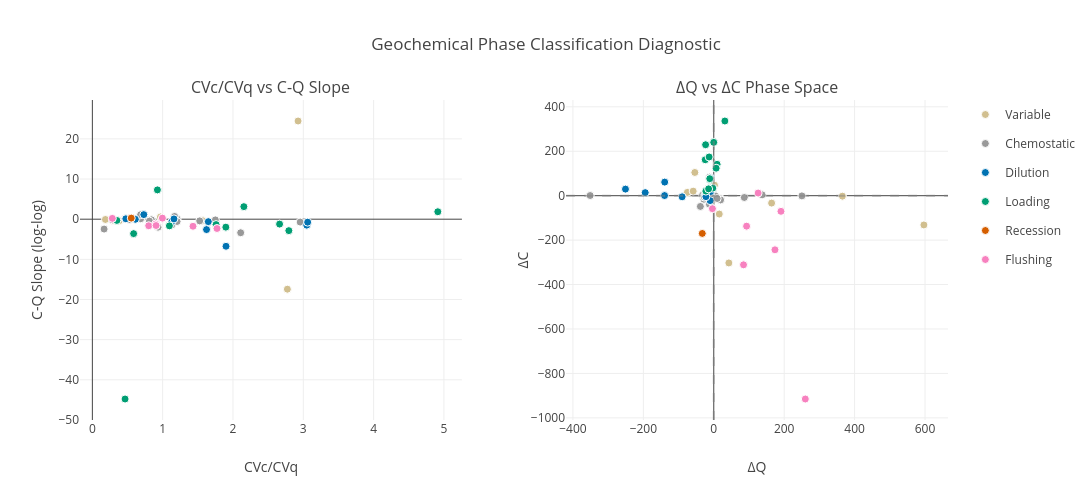

Notebook code for this chart:
### Code cell
#further plots
figcvc = gcs.create_diagnostic_plot(classified)
figcvc.show()
#figcvc.write_image('cvc_cvq_PLI.pdf',width=1200,height=400)

### Figure 1 — Plotly figure (JSON) as saved in the notebook; plotly's stock layout.template omitted (floating-point values rounded to 4 significant figures)
{"data": [{"customdata": [["C4", "PLI", "2022-05-12T00:00:00", 0], ["C4", "PLI", "2022-08-29T00:00:00", 5], ["C4", "PLI", "2022-09-01T00:00:00", 6], ["C4", "PLI", "2023-01-25T00:00:00", 11], ["A12", "PLI", "2022-05-12T00:00:00", 0], ["A12", "PLI", "2022-08-29T00:00:00", 6], ["A12", "PLI", "2022-09-01T00:00:00", 7], ["A12", "PLI", "2022-12-20T00:00:00", 12], ["A12", "PLI", "2023-01-25T00:00:00", 13], ["A12", "PLI", "2023-02-21T00:00:00", 15], ["B3", "PLI", "2022-05-12T00:00:00", 0], ["B3", "PLI", "2022-06-07T00:00:00", 1], ["B4", "PLI", "2022-05-12T00:00:00", 0]], "hovertemplate": "<b>%{customdata[0]}</b><br><br>compound: %{customdata[1]}<br>start: %{customdata[2]}<br>segment: %{customdata[3]}<br>CVc_CVq: %{x:.3f}<br>cq_slope_loglog: %{y:.3f}<br><extra></extra>", "legendgroup": "V", "marker": {"color": "#d1bf8f", "line": {"color": "white", "width": 1}, "opacity": 1, "size": 8, "symbol": "circle"}, "mode": "markers", "name": "Variable", "showlegend": true, "type": "scatter", "x": [null, 2.774, 2.926, 0.1858, null, 0.968, 1.562, 0.3802, 0.2948, 1.118, null, null, null], "xaxis": "x", "y": [-2.203, -17.43, 24.45, -0.06855, -0.2307, 0.5459, -0.3318, -0.3917, -0.3389, -1.551, -1.346, 10.93, -3.765], "yaxis": "y"}, {"customdata": [["C4", "PLI", "2022-06-07T00:00:00", 1], ["C4", "PLI", "2022-06-28T00:00:00", 2], ["C4", "PLI", "2022-07-19T00:00:00", 3], ["C4", "PLI", "2022-08-12T00:00:00", 4], ["C4", "PLI", "2022-10-13T00:00:00", 8], ["C4", "PLI", "2022-11-02T00:00:00", 9], ["C4", "PLI", "2022-11-29T00:00:00", 10], ["C4", "PLI", "2023-02-09T00:00:00", 12], ["C4", "PLI", "2023-02-21T00:00:00", 13], ["C4", "PLI", "2023-03-21T00:00:00", 14], ["A12", "PLI", "2022-06-07T00:00:00", 1], ["A12", "PLI", "2022-06-28T00:00:00", 2], ["A12", "PLI", "2022-06-30T00:00:00", 3], ["A12", "PLI", "2022-08-12T00:00:00", 5], ["B3", "PLI", "2022-06-28T00:00:00", 2], ["B3", "PLI", "2022-06-30T00:00:00", 3], ["B3", "PLI", "2022-08-12T00:00:00", 5], ["B3", "PLI", "2022-08-29T00:00:00", 6], ["B3", "PLI", "2022-09-01T00:00:00", 7], ["B4", "PLI", "2022-07-19T00:00:00", 4], ["B4", "PLI", "2022-09-22T00:00:00", 7]], "hovertemplate": "<b>%{customdata[0]}</b><br><br>compound: %{customdata[1]}<br>start: %{customdata[2]}<br>segment: %{customdata[3]}<br>CVc_CVq: %{x:.3f}<br>cq_slope_loglog: %{y:.3f}<br><extra></extra>", "legendgroup": "C", "marker": {"color": "#999999", "line": {"color": "white", "width": 1}, "opacity": 1, "size": 8, "symbol": "circle"}, "mode": "markers", "name": "Chemostatic", "showlegend": true, "type": "scatter", "x": [null, 1.749, 2.956, 0.9341, 2.109, 1.206, 0.6871, 0.1669, 0.2847, 0.5262, null, null, 0.6866, 1.128, null, 1.527, 1.204, 0.8401, 0.8118, 1.169, 0.4654], "xaxis": "x", "y": [5.107, -0.1847, -0.7166, -1.993, -3.372, 0.03463, 0.109, -2.461, -0.1429, -0.07606, -2.466, -0.2216, 1.117, -1.471, -1.187, -0.4214, -0.5775, -0.1641, -0.4723, 0.6862, 0.1168], "yaxis": "y"}, {"customdata": [["C4", "PLI", "2022-09-22T00:00:00", 7], ["A12", "PLI", "2022-07-19T00:00:00", 4], ["A12", "PLI", "2023-02-09T00:00:00", 14], ["A12", "PLI", "2023-03-21T00:00:00", 16], ["B3", "PLI", "2022-07-19T00:00:00", 4], ["B3", "PLI", "2023-03-21T00:00:00", 16], ["B4", "PLI", "2022-06-07T00:00:00", 1], ["B4", "PLI", "2022-08-12T00:00:00", 5], ["B4", "PLI", "2022-08-29T00:00:00", 6], ["B4", "PLI", "2023-02-09T00:00:00", 13], ["B4", "PLI", "2023-03-21T00:00:00", 15]], "hovertemplate": "<b>%{customdata[0]}</b><br><br>compound: %{customdata[1]}<br>start: %{customdata[2]}<br>segment: %{customdata[3]}<br>CVc_CVq: %{x:.3f}<br>cq_slope_loglog: %{y:.3f}<br><extra></extra>", "legendgroup": "D", "marker": {"color": "#0072B2", "line": {"color": "white", "width": 1}, "opacity": 1, "size": 8, "symbol": "circle"}, "mode": "markers", "name": "Dilution", "showlegend": true, "type": "scatter", "x": [3.049, 1.624, 0.6111, 1.131, 1.901, 1.649, null, 0.7316, 0.4762, 1.161, 3.062], "xaxis": "x", "y": [-1.481, -2.587, -0.02487, -0.5917, -6.743, -0.6173, -1.54, 1.138, 0.1014, 0.06893, -0.7417], "yaxis": "y"}, {"customdata": [["A12", "PLI", "2022-09-22T00:00:00", 8], ["A12", "PLI", "2022-11-02T00:00:00", 10], ["B3", "PLI", "2022-09-22T00:00:00", 8], ["B3", "PLI", "2022-10-13T00:00:00", 9], ["B3", "PLI", "2022-11-02T00:00:00", 10], ["B3", "PLI", "2022-11-29T00:00:00", 11], ["B4", "PLI", "2022-06-28T00:00:00", 2], ["B4", "PLI", "2022-06-30T00:00:00", 3], ["B4", "PLI", "2022-10-13T00:00:00", 8], ["B4", "PLI", "2022-11-02T00:00:00", 9], ["B4", "PLI", "2022-11-29T00:00:00", 10], ["B4", "PLI", "2022-12-20T00:00:00", 11]], "hovertemplate": "<b>%{customdata[0]}</b><br><br>compound: %{customdata[1]}<br>start: %{customdata[2]}<br>segment: %{customdata[3]}<br>CVc_CVq: %{x:.3f}<br>cq_slope_loglog: %{y:.3f}<br><extra></extra>", "legendgroup": "L", "marker": {"color": "#009E73", "line": {"color": "white", "width": 1}, "opacity": 1, "size": 8, "symbol": "circle"}, "mode": "markers", "name": "Loading", "showlegend": true, "type": "scatter", "x": [1.759, 0.4652, 0.3488, 0.587, 1.096, 2.155, null, 2.663, 0.9252, 1.898, 2.794, 4.913], "xaxis": "x", "y": [-1.336, -44.77, -0.3128, -3.598, -1.661, 3.119, -4.524, -1.218, 7.295, -1.982, -2.852, 1.854], "yaxis": "y"}, {"customdata": [["A12", "PLI", "2022-10-13T00:00:00", 9]], "hovertemplate": "<b>%{customdata[0]}</b><br><br>compound: %{customdata[1]}<br>start: %{customdata[2]}<br>segment: %{customdata[3]}<br>CVc_CVq: %{x:.3f}<br>cq_slope_loglog: %{y:.3f}<br><extra></extra>", "legendgroup": "R", "marker": {"color": "#D55E00", "line": {"color": "white", "width": 1}, "opacity": 1, "size": 8, "symbol": "circle"}, "mode": "markers", "name": "Recession", "showlegend": true, "type": "scatter", "x": [0.553], "xaxis": "x", "y": [0.2668], "yaxis": "y"}, {"customdata": [["A12", "PLI", "2022-11-29T00:00:00", 11], ["B3", "PLI", "2022-12-20T00:00:00", 12], ["B3", "PLI", "2023-01-25T00:00:00", 13], ["B3", "PLI", "2023-02-09T00:00:00", 14], ["B3", "PLI", "2023-02-21T00:00:00", 15], ["B4", "PLI", "2023-01-25T00:00:00", 12], ["B4", "PLI", "2023-02-21T00:00:00", 14]], "hovertemplate": "<b>%{customdata[0]}</b><br><br>compound: %{customdata[1]}<br>start: %{customdata[2]}<br>segment: %{customdata[3]}<br>CVc_CVq: %{x:.3f}<br>cq_slope_loglog: %{y:.3f}<br><extra></extra>", "legendgroup": "F", "marker": {"color": "#f781bf", "line": {"color": "white", "width": 1}, "opacity": 1, "size": 8, "symbol": "circle"}, "mode": "markers", "name": "Flushing", "showlegend": true, "type": "scatter", "x": [0.2841, 0.9013, 0.8016, 0.9961, 1.431, 0.9063, 1.772], "xaxis": "x", "y": [0.1993, -1.202, -1.631, 0.2655, -1.756, -1.577, -2.316], "yaxis": "y"}, {"customdata": [["C4", "PLI", "2022-05-12T00:00:00", 0], ["C4", "PLI", "2022-08-29T00:00:00", 5], ["C4", "PLI", "2022-09-01T00:00:00", 6], ["C4", "PLI", "2023-01-25T00:00:00", 11], ["A12", "PLI", "2022-05-12T00:00:00", 0], ["A12", "PLI", "2022-08-29T00:00:00", 6], ["A12", "PLI", "2022-09-01T00:00:00", 7], ["A12", "PLI", "2022-12-20T00:00:00", 12], ["A12", "PLI", "2023-01-25T00:00:00", 13], ["A12", "PLI", "2023-02-21T00:00:00", 15], ["B3", "PLI", "2022-05-12T00:00:00", 0], ["B3", "PLI", "2022-06-07T00:00:00", 1], ["B4", "PLI", "2022-05-12T00:00:00", 0]], "hovertemplate": "<b>%{customdata[0]}</b><br><br>compound: %{customdata[1]}<br>start: %{customdata[2]}<br>segment: %{customdata[3]}<br>flow_diff: %{x:.3f}<br>conc_diff: %{y:.3f}<br><extra></extra>", "legendgroup": "V", "marker": {"color": "#d1bf8f", "line": {"color": "white", "width": 1}, "opacity": 1, "size": 8, "symbol": "circle"}, "mode": "markers", "name": "V (unlabeled)", "showlegend": false, "type": "scatter", "x": [-75.01, -4.11, -4.61, 365.4, -58.49, -4.18, 7.84, 42.82, 596.9, 164.3, -53.79, 2.05, 15.6], "xaxis": "x2", "y": [14.84, 13.65, -18.93, -2.06, 20.5, -11.72, -12.46, -302.7, -131.7, -33.3, 104.5, 47.3, -82.62], "yaxis": "y2"}, {"customdata": [["C4", "PLI", "2022-06-07T00:00:00", 1], ["C4", "PLI", "2022-06-28T00:00:00", 2], ["C4", "PLI", "2022-07-19T00:00:00", 3], ["C4", "PLI", "2022-08-12T00:00:00", 4], ["C4", "PLI", "2022-10-13T00:00:00", 8], ["C4", "PLI", "2022-11-02T00:00:00", 9], ["C4", "PLI", "2022-11-29T00:00:00", 10], ["C4", "PLI", "2023-02-09T00:00:00", 12], ["C4", "PLI", "2023-02-21T00:00:00", 13], ["C4", "PLI", "2023-03-21T00:00:00", 14], ["A12", "PLI", "2022-06-07T00:00:00", 1], ["A12", "PLI", "2022-06-28T00:00:00", 2], ["A12", "PLI", "2022-06-30T00:00:00", 3], ["A12", "PLI", "2022-08-12T00:00:00", 5], ["B3", "PLI", "2022-06-28T00:00:00", 2], ["B3", "PLI", "2022-06-30T00:00:00", 3], ["B3", "PLI", "2022-08-12T00:00:00", 5], ["B3", "PLI", "2022-08-29T00:00:00", 6], ["B3", "PLI", "2022-09-01T00:00:00", 7], ["B4", "PLI", "2022-07-19T00:00:00", 4], ["B4", "PLI", "2022-09-22T00:00:00", 7]], "hovertemplate": "<b>%{customdata[0]}</b><br><br>compound: %{customdata[1]}<br>start: %{customdata[2]}<br>segment: %{customdata[3]}<br>flow_diff: %{x:.3f}<br>conc_diff: %{y:.3f}<br><extra></extra>", "legendgroup": "C", "marker": {"color": "#999999", "line": {"color": "white", "width": 1}, "opacity": 1, "size": 8, "symbol": "circle"}, "mode": "markers", "name": "C (unlabeled)", "showlegend": false, "type": "scatter", "x": [-28.03, 3.52, -31.81, -9.55, -11.54, -26.0, 137.3, 86.73, 250.3, -351.1, -11.84, 18.71, -12.53, -4.07, -9.49, 19.38, -15.88, -9.63, 9.65, -38.03, -26.47], "xaxis": "x2", "y": [-15.93, -0.05, 2.08, 2.34, 9.43, -0.35, 3.77, -8.12, -0.87, 0.7, 83.4, -13.37, -38.68, 27.98, 26.83, -19.09, 23.33, 4.48, -12.8, -48.43, -6.68], "yaxis": "y2"}, {"customdata": [["C4", "PLI", "2022-09-22T00:00:00", 7], ["A12", "PLI", "2022-07-19T00:00:00", 4], ["A12", "PLI", "2023-02-09T00:00:00", 14], ["A12", "PLI", "2023-03-21T00:00:00", 16], ["B3", "PLI", "2022-07-19T00:00:00", 4], ["B3", "PLI", "2023-03-21T00:00:00", 16], ["B4", "PLI", "2022-06-07T00:00:00", 1], ["B4", "PLI", "2022-08-12T00:00:00", 5], ["B4", "PLI", "2022-08-29T00:00:00", 6], ["B4", "PLI", "2023-02-09T00:00:00", 13], ["B4", "PLI", "2023-03-21T00:00:00", 15]], "hovertemplate": "<b>%{customdata[0]}</b><br><br>compound: %{customdata[1]}<br>start: %{customdata[2]}<br>segment: %{customdata[3]}<br>flow_diff: %{x:.3f}<br>conc_diff: %{y:.3f}<br><extra></extra>", "legendgroup": "D", "marker": {"color": "#0072B2", "line": {"color": "white", "width": 1}, "opacity": 1, "size": 8, "symbol": "circle"}, "mode": "markers", "name": "D (unlabeled)", "showlegend": false, "type": "scatter", "x": [-23.27, -8.88, -139.8, -194.8, -2.14, -250.8, -9.09, -10.3, -22.28, -89.85, -139.4], "xaxis": "x2", "y": [4.66, 79.27, 0.57, 13.72, 32.62, 29.66, 18.19, -22.16, -4.44, -5.09, 61.15], "yaxis": "y2"}, {"customdata": [["A12", "PLI", "2022-09-22T00:00:00", 8], ["A12", "PLI", "2022-11-02T00:00:00", 10], ["B3", "PLI", "2022-09-22T00:00:00", 8], ["B3", "PLI", "2022-10-13T00:00:00", 9], ["B3", "PLI", "2022-11-02T00:00:00", 10], ["B3", "PLI", "2022-11-29T00:00:00", 11], ["B4", "PLI", "2022-06-28T00:00:00", 2], ["B4", "PLI", "2022-06-30T00:00:00", 3], ["B4", "PLI", "2022-10-13T00:00:00", 8], ["B4", "PLI", "2022-11-02T00:00:00", 9], ["B4", "PLI", "2022-11-29T00:00:00", 10], ["B4", "PLI", "2022-12-20T00:00:00", 11]], "hovertemplate": "<b>%{customdata[0]}</b><br><br>compound: %{customdata[1]}<br>start: %{customdata[2]}<br>segment: %{customdata[3]}<br>flow_diff: %{x:.3f}<br>conc_diff: %{y:.3f}<br><extra></extra>", "legendgroup": "L", "marker": {"color": "#009E73", "line": {"color": "white", "width": 1}, "opacity": 1, "size": 8, "symbol": "circle"}, "mode": "markers", "name": "L (unlabeled)", "showlegend": false, "type": "scatter", "x": [-23.2, -0.11, -22.44, -2.78, -11.02, 9.43, -11.4, -14.64, 6.7, -24.26, -13.15, 31.54], "xaxis": "x2", "y": [229.3, 240.1, 20.75, 34.11, 72.96, 141.3, 76.58, 30.75, 123.8, 161.7, 174.2, 336.2], "yaxis": "y2"}, {"customdata": [["A12", "PLI", "2022-10-13T00:00:00", 9]], "hovertemplate": "<b>%{customdata[0]}</b><br><br>compound: %{customdata[1]}<br>start: %{customdata[2]}<br>segment: %{customdata[3]}<br>flow_diff: %{x:.3f}<br>conc_diff: %{y:.3f}<br><extra></extra>", "legendgroup": "R", "marker": {"color": "#D55E00", "line": {"color": "white", "width": 1}, "opacity": 1, "size": 8, "symbol": "circle"}, "mode": "markers", "name": "R (unlabeled)", "showlegend": false, "type": "scatter", "x": [-32.61], "xaxis": "x2", "y": [-169.9], "yaxis": "y2"}, {"customdata": [["A12", "PLI", "2022-11-29T00:00:00", 11], ["B3", "PLI", "2022-12-20T00:00:00", 12], ["B3", "PLI", "2023-01-25T00:00:00", 13], ["B3", "PLI", "2023-02-09T00:00:00", 14], ["B3", "PLI", "2023-02-21T00:00:00", 15], ["B4", "PLI", "2023-01-25T00:00:00", 12], ["B4", "PLI", "2023-02-21T00:00:00", 14]], "hovertemplate": "<b>%{customdata[0]}</b><br><br>compound: %{customdata[1]}<br>start: %{customdata[2]}<br>segment: %{customdata[3]}<br>flow_diff: %{x:.3f}<br>conc_diff: %{y:.3f}<br><extra></extra>", "legendgroup": "F", "marker": {"color": "#f781bf", "line": {"color": "white", "width": 1}, "opacity": 1, "size": 8, "symbol": "circle"}, "mode": "markers", "name": "F (unlabeled)", "showlegend": false, "type": "scatter", "x": [-3.81, 84.56, 173.8, 126.0, 190.9, 260.0, 93.23], "xaxis": "x2", "y": [-58.48, -311.1, -243.6, 11.82, -70.43, -915.1, -137.2], "yaxis": "y2"}], "layout": {"annotations": [{"font": {"size": 16}, "showarrow": false, "text": "CVc/CVq vs C-Q Slope", "x": 0.22, "xanchor": "center", "xref": "paper", "y": 1, "yanchor": "bottom", "yref": "paper"}, {"font": {"size": 16}, "showarrow": false, "text": "ΔQ vs ΔC Phase Space", "x": 0.78, "xanchor": "center", "xref": "paper", "y": 1, "yanchor": "bottom", "yref": "paper"}], "height": 500, "legend": {"x": 1.02, "y": 1}, "shapes": [{"line": {"color": "gray", "dash": "dash"}, "opacity": 0.5, "type": "line", "x0": 0, "x1": 1, "xref": "x2 domain", "y0": 0, "y1": 0, "yref": "y2"}, {"line": {"color": "gray", "dash": "dash"}, "opacity": 0.5, "type": "line", "x0": 0, "x1": 0, "xref": "x2", "y0": 0, "y1": 1, "yref": "y2 domain"}], "showlegend": true, "title": {"text": "Geochemical Phase Classification Diagnostic"}, "width": 1200, "xaxis": {"anchor": "y", "domain": [0, 0.44], "title": {"text": "CVc/CVq"}}, "xaxis2": {"anchor": "y2", "domain": [0.56, 1], "title": {"text": "ΔQ"}}, "yaxis": {"anchor": "x", "domain": [0, 1], "title": {"text": "C-Q Slope (log-log)"}}, "yaxis2": {"anchor": "x2", "domain": [0, 1], "title": {"text": "ΔC"}}}}
